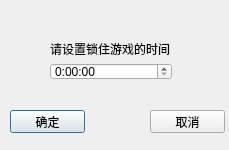
<?xml version="1.0" encoding="UTF-8"?>
<ui version="4.0">
 <class>setTime</class>
 <widget class="QDialog" name="setTime">
  <property name="geometry">
   <rect>
    <x>0</x>
    <y>0</y>
    <width>229</width>
    <height>150</height>
   </rect>
  </property>
  <property name="windowTitle">
   <string>Dialog</string>
  </property>
  <widget class="QPushButton" name="pushButton">
   <property name="geometry">
    <rect>
     <x>10</x>
     <y>110</y>
     <width>75</width>
     <height>23</height>
    </rect>
   </property>
   <property name="text">
    <string>确定</string>
   </property>
  </widget>
  <widget class="QPushButton" name="pushButton_2">
   <property name="geometry">
    <rect>
     <x>150</x>
     <y>110</y>
     <width>75</width>
     <height>23</height>
    </rect>
   </property>
   <property name="text">
    <string>取消</string>
   </property>
  </widget>
  <widget class="QWidget" name="">
   <property name="geometry">
    <rect>
     <x>50</x>
     <y>40</y>
     <width>122</width>
     <height>40</height>
    </rect>
   </property>
   <layout class="QVBoxLayout" name="verticalLayout">
    <item>
     <widget class="QLabel" name="label">
      <property name="text">
       <string>请设置锁住游戏的时间</string>
      </property>
     </widget>
    </item>
    <item>
     <widget class="QTimeEdit" name="timeEdit">
      <property name="currentSection">
       <enum>QDateTimeEdit::HourSection</enum>
      </property>
      <property name="displayFormat">
       <string>H:mm:ss</string>
      </property>
     </widget>
    </item>
   </layout>
  </widget>
 </widget>
 <resources/>
 <connections/>
</ui>
